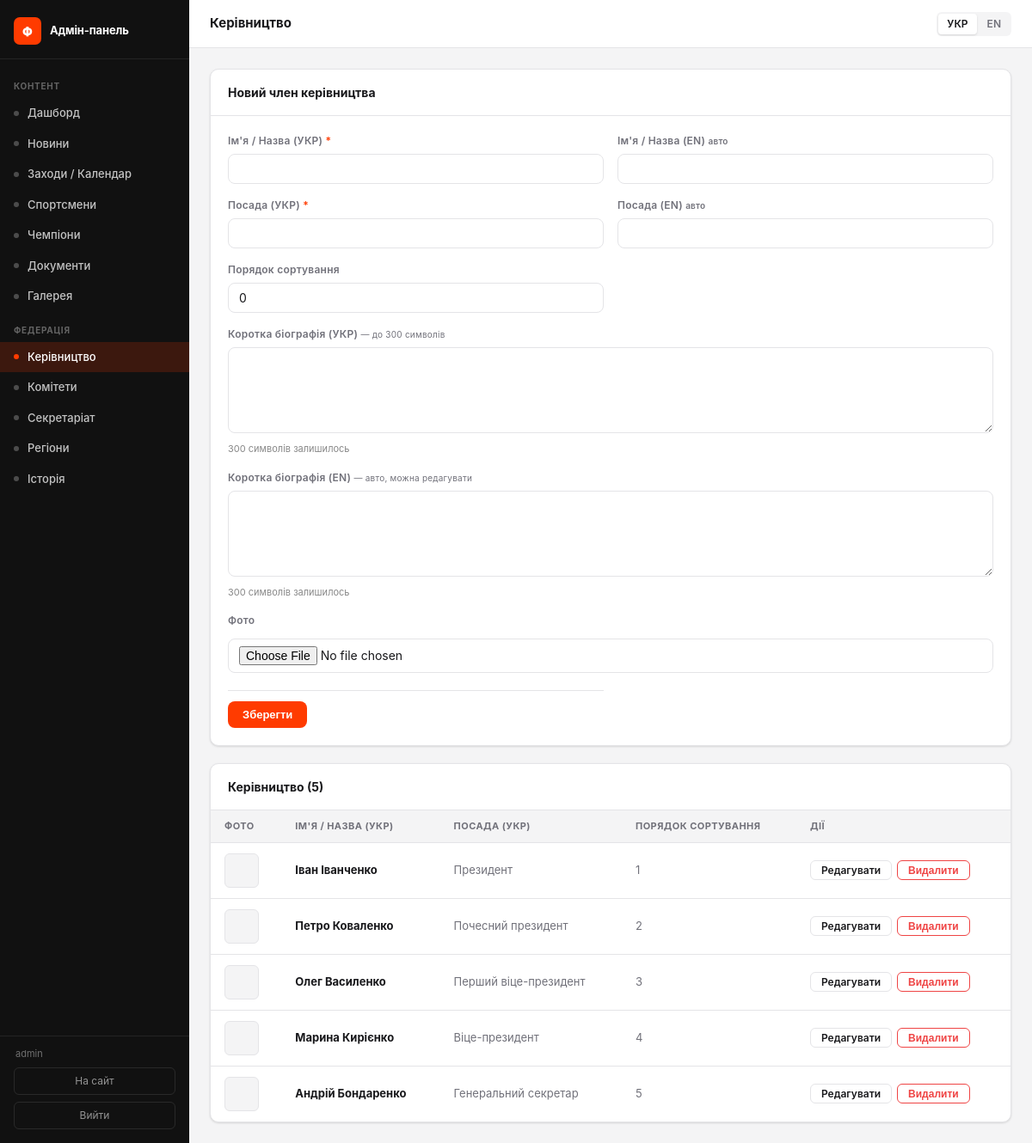
The app's page /admin/leadership (signed in) with its own data.
### tables this page shows
CREATE TABLE leadership (
        id INTEGER PRIMARY KEY AUTOINCREMENT,
        name TEXT NOT NULL,
        role TEXT NOT NULL,
        role_en TEXT,
        bio TEXT,
        bio_en TEXT,
        photo TEXT,
        sort_order INTEGER DEFAULT 0
    , name_en TEXT);

### admin.py (the view)
@admin_bp.route('/leadership')
@require_admin
def leadership_list():
    rows = db.get_leadership()
    return render_template('admin/leadership.html', items=rows)

### admin.py (called while the page is built)
def _lang():
    return session.get('admin_lang', 'uk')

def require_admin(f):
    @functools.wraps(f)
    def decorated(*args, **kwargs):
        if not session.get('admin_logged_in'):
            return redirect(url_for('admin.login'))
        return f(*args, **kwargs)
    return decorated

@admin_bp.context_processor
def _ctx():
    lang = _lang()
    return {
        'admin_lang': lang,
        'L': _L[lang],
        'admin_user': session.get('admin_username', ''),
        'req_endpoint': request.endpoint or '',
    }

### app.py (called while the page is built)
@app.before_request
def set_language():
    if request.path == '/' and request.cookies.get('lang') == 'en':
        return redirect('/en/', 302)
    if not getattr(g, 'lang', None):
        lang = request.cookies.get('lang', 'uk')
        g.lang = lang if lang in SUPPORTED_LANGS else 'uk'
        g.t    = make_t(g.lang)

@app.context_processor
def inject_globals():
    lang = getattr(g, 'lang', 'uk')
    path = request.path
    qs = ('?' + request.query_string.decode('utf-8', 'replace')) if request.query_string else ''
    suffix = path[3:] if path.startswith('/en') else path
    if not suffix:
        suffix = '/'
    lp = '/en' if lang == 'en' else ''
    return {
        'current_year': datetime.today().year,
        'lang': lang,
        't': getattr(g, 't', make_t('uk')),
        'icon': _icon,
        'lp': lp,
        'lp_uk': suffix + qs,
        'lp_en': '/en' + suffix + qs,
    }

def _fix_text_node(text):
    text = _PREP_RE.sub(lambda m: m.group(1) + ' ', text)
    text = _YEAR_RE.sub(r'\1 \2', text)
    return text

### db.py (called while the page is built)
def get_db():
    conn = sqlite3.connect(DB_PATH)
    conn.row_factory = sqlite3.Row
    conn.execute("PRAGMA journal_mode=WAL")
    return conn

def get_leadership():
    conn = get_db()
    rows = conn.execute("SELECT * FROM leadership ORDER BY sort_order").fetchall()
    conn.close()
    return rows

### translations.py (called while the page is built)
def make_t(lang):
    d = TRANSLATIONS.get(lang, UK)
    def t(key):
        return d.get(key, UK.get(key, key))
    return t

### templates/admin/leadership.html (shortened to what this page needs)
{% extends "admin/base.html" %}
{% block page_title %}{{ L.leadership }}{% endblock %}
{% block content %}
{% set editing = edit_item is defined and edit_item %}
<div class="a-card" style="margin-bottom:1.25rem;">
  <div class="a-card-header">
    <div class="a-card-title">{{ L.edit_leader if editing else L.new_leader }}</div>
  </div>
  <div class="a-card-body">
    <form method="post"
          action="{{ '/admin/leadership/' ~ edit_item.id ~ '/edit' if editing else '/admin/leadership/new' }}"
          enctype="multipart/form-data">
      <div class="a-form-grid cols-2">
        <div class="a-form-group">
          <label class="a-form-label">{{ L.name_uk }} <span>*</span></label>
          <input class="a-input" name="name" type="text" required
                 value="{{ edit_item.name if editing else '' }}">
        </div>
        <div class="a-form-group">
          <label class="a-form-label">{{ L.name_en }} <small class="muted">{{ 'авто' if admin_lang == 'uk' else 'auto' }}</small></label>
          <input class="a-input" name="name_en" type="text"
                 value="{{ edit_item.name_en if editing else '' }}">
        </div>
        <div class="a-form-group">
          <label class="a-form-label">{{ L.role_uk }} <span>*</span></label>
          <input class="a-input" name="role" type="text" required
                 value="{{ edit_item.role if editing else '' }}">
        </div>
        <div class="a-form-group">
          <label class="a-form-label">{{ L.role_en }} <small class="muted">{{ 'авто' if admin_lang == 'uk' else 'auto' }}</small></label>
          <input class="a-input" name="role_en" type="text"
                 value="{{ edit_item.role_en if editing else '' }}">
        </div>
        <div class="a-form-group">
          <label class="a-form-label">{{ L.sort_order }}</label>
          <input class="a-input" name="sort_order" type="number" min="0"
                 value="{{ edit_item.sort_order if editing else 0 }}">
        </div>
        <div class="a-form-group full">
          <label class="a-form-label">
            {{ 'Коротка біографія (УКР)' if admin_lang == 'uk' else 'Short bio (UK)' }}
            <small class="muted" style="font-weight:400;"> — {{ 'до 300 символів' if admin_lang == 'uk' else 'up to 300 chars' }}</small>
          </label>
          <textarea class="a-textarea" name="bio" id="lead_bio_uk">{{ edit_item.bio if editing else '' }}</textarea>
          <div id="lead_bio_uk_ctr" style="font-size:11px;margin-top:.25rem;color:var(--a-muted,#888);"></div>
        </div>
        <div class="a-form-group full">
          <label class="a-form-label">
            {{ 'Коротка біографія (EN)' if admin_lang == 'uk' else 'Short bio (EN)' }}
            <small class="muted" style="font-weight:400;"> — {{ 'авто, можна редагувати' if admin_lang == 'uk' else 'auto, editable' }}</small>
          </label>
          <textarea class="a-textarea" name="bio_en" id="lead_bio_en">{{ edit_item.bio_en if editing else '' }}</textarea>
          <div id="lead_bio_en_ctr" style="font-size:11px;margin-top:.25rem;color:var(--a-muted,#888);"></div>
        </div>
        <div class="a-form-group full">
          <label class="a-form-label">{{ L.photo }}</label>
          <input class="a-input" name="photo" type="file" accept="image/*" style="margin-top:.375rem;">
        </div>
        <div class="a-form-actions full">
          <button class="btn btn-primary" type="submit" id="lead_submit">{{ L.save }}</button>
        </div>
      </div>
    </form>
  </div>
</div>
<div class="a-card">
  <div class="a-card-header">
    <div class="a-card-title">{{ L.leadership }} ({{ items|length }})</div>
  </div>
  {% if items %}
  <table class="a-table">
    <thead>
      <tr>
        <th>{{ L.photo }}</th>
        <th>{{ L.name_uk }}</th>
        <th>{{ L.role_uk }}</th>
        <th>{{ L.sort_order }}</th>
        <th>{{ L.actions }}</th>
      </tr>
    </thead>
    <tbody>
      {% for item in items %}
      <tr>
        <td>
          {% if item.photo %}
          <img class="a-thumb" src="/static/uploads/{{ item.photo }}" alt="">
          {% else %}
          <div style="width:40px;height:40px;background:var(--bg);border-radius:6px;border:1px solid var(--border);"></div>
          {% endif %}
        </td>
        <td><strong>{{ item.name }}</strong></td>
        <td class="muted">{{ item.role }}</td>
        <td class="muted">{{ item.sort_order }}</td>
        <td>
          <div class="a-actions">
            <a class="btn btn-ghost btn-sm" href="/admin/leadership/{{ item.id }}/edit">{{ L.edit }}</a>
            <form method="post" action="/admin/leadership/{{ item.id }}/delete" style="display:inline;"
                  onsubmit="return confirm('{{ L.confirm_delete }}')">
              <button class="btn btn-sm" style="color:var(--danger);border-color:currentColor;background:transparent;" type="submit">{{ L.delete }}</button>
            </form>
          </div>
        </td>
      </tr>
      {% endfor %}
    </tbody>
  </table>
  {% else %}
  <div class="a-empty">{{ 'Записів ще немає' if admin_lang == 'uk' else 'No records yet' }}</div>
  {% endif %}
</div>
{% endblock %}

### static/css/admin.css (style rules this page uses)
*, *::before, *::after { box-sizing: border-box; margin: 0; padding: 0; }
:root { --brand: #FF3B00; --brand-hover: #e03200; --sidebar-w: 220px; --sidebar-bg: #111; --sidebar-text: rgba(255,255,255,.75); --sidebar-active: #FF3B00; --bg: #f4f4f5; --surface: #fff; --border: #e4e4e7; --text: #18181b; --muted: #71717a; --radius: 10px; --danger: #ef4444; --success: #22c55e; --shadow: 0 1px 3px rgba(0,0,0,.08), 0 1px 2px rgba(0,0,0,.06); }
html, body { height: 100%; }
body { font-family: -apple-system, BlinkMacSystemFont, 'Segoe UI', Helvetica, Arial, sans-serif; font-size: 14px; line-height: 1.5; color: var(--text); background: var(--bg); }
.a-card { background: var(--surface); border: 1px solid var(--border); border-radius: var(--radius); box-shadow: var(--shadow); overflow: hidden; }
.a-card-header { padding: 1rem 1.25rem; border-bottom: 1px solid var(--border); display: flex; align-items: center; gap: .75rem; }
.a-card-title { font-size: 14px; font-weight: 700; flex: 1; }
.a-card-body { padding: 1.25rem; }
.a-table { width: 100%; border-collapse: collapse; font-size: 13px; }
.a-table th { text-align: left; padding: .625rem 1rem; font-size: 11px; font-weight: 700; letter-spacing: .04em; text-transform: uppercase; color: var(--muted); background: var(--bg); border-bottom: 1px solid var(--border); }
.a-table td { padding: .75rem 1rem; border-bottom: 1px solid var(--border); vertical-align: middle; }
.a-table tr:last-child td { border-bottom: none; }
.a-table .muted { color: var(--muted); }
.a-table .a-actions { display: flex; gap: .375rem; align-items: center; }
.btn { display: inline-flex; align-items: center; gap: .375rem; padding: .5rem 1rem; border-radius: 8px; font-size: 13px; font-weight: 600; cursor: pointer; border: 1px solid transparent; text-decoration: none; transition: all .15s; line-height: 1; }
.btn-primary { background: var(--brand); color: #fff; }
.btn-ghost { background: transparent; color: var(--text); border-color: var(--border); }
.btn-sm { padding: .3rem .75rem; font-size: 12px; border-radius: 6px; }
.a-form-grid { display: grid; gap: 1rem; }
.a-form-grid.cols-2 { grid-template-columns: 1fr 1fr; }
.a-form-group { display: flex; flex-direction: column; gap: .375rem; }
.a-form-group.full { grid-column: 1 / -1; }
.a-form-label { font-size: 12px; font-weight: 600; color: var(--muted); letter-spacing: .02em; }
.a-form-label span { color: var(--brand); }
.a-input, .a-select, .a-textarea { width: 100%; padding: .5rem .75rem; border: 1px solid var(--border); border-radius: 8px; font-size: 14px; color: var(--text); background: var(--surface); transition: border-color .15s, box-shadow .15s; font-family: inherit; }
.a-textarea { resize: vertical; min-height: 100px; }
.a-form-actions { display: flex; gap: .75rem; align-items: center; padding-top: .75rem; border-top: 1px solid var(--border); margin-top: .25rem; }

### records on screen
leadership: name "Іван Іванченко", role "Президент", sort_order "1", edit "Редагувати", delete "Видалити"
leadership: name "Петро Коваленко", role "Почесний президент", sort_order "2", edit "Редагувати", delete "Видалити"
leadership: name "Олег Василенко", role "Перший віце-президент", sort_order "3", edit "Редагувати", delete "Видалити"
leadership: name "Марина Кирієнко", role "Віце-президент", sort_order "4", edit "Редагувати", delete "Видалити"
leadership: name "Андрій Бондаренко", role "Генеральний секретар", sort_order "5", edit "Редагувати", delete "Видалити"

### other values on screen
{{ L.admin_panel }} "Адмін-панель"
{{ 'Контент' if admin_lang == 'uk' else 'Content' }} "КОНТЕНТ"
{{ L.dashboard }} "Дашборд"
{{ L.news }} "Новини"
{{ L.events }} "Заходи / Календар"
{{ L.athletes }} "Спортсмени"
{{ L.champions }} "Чемпіони"
{{ L.documents }} "Документи"
{{ L.gallery }} "Галерея"
{{ 'Федерація' if admin_lang == 'uk' else 'Federation' }} "ФЕДЕРАЦІЯ"
{{ L.leadership }} "Керівництво"
{{ L.committees }} "Комітети"
{{ L.secretariat }} "Секретаріат"
{{ L.regions }} "Регіони"
{{ L.history }} "Історія"
